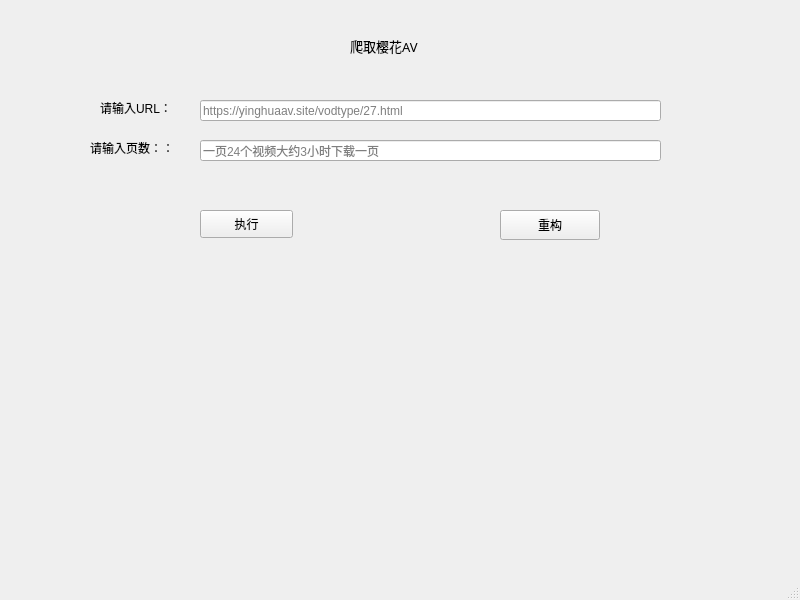
<?xml version="1.0" encoding="UTF-8"?>
<ui version="4.0">
 <class>MainWindow</class>
 <widget class="QMainWindow" name="MainWindow">
  <property name="geometry">
   <rect>
    <x>0</x>
    <y>0</y>
    <width>800</width>
    <height>600</height>
   </rect>
  </property>
  <property name="windowTitle">
   <string>MainWindow</string>
  </property>
  <widget class="QWidget" name="centralwidget">
   <widget class="QLabel" name="label">
    <property name="geometry">
     <rect>
      <x>350</x>
      <y>30</y>
      <width>111</width>
      <height>31</height>
     </rect>
    </property>
    <property name="font">
     <font>
      <family>黑体</family>
      <pointsize>10</pointsize>
     </font>
    </property>
    <property name="text">
     <string>爬取樱花AV</string>
    </property>
   </widget>
   <widget class="QLabel" name="label_2">
    <property name="geometry">
     <rect>
      <x>100</x>
      <y>100</y>
      <width>91</width>
      <height>16</height>
     </rect>
    </property>
    <property name="text">
     <string>请输入URL：</string>
    </property>
   </widget>
   <widget class="QLineEdit" name="lineEdit">
    <property name="geometry">
     <rect>
      <x>200</x>
      <y>100</y>
      <width>461</width>
      <height>21</height>
     </rect>
    </property>
    <property name="placeholderText">
     <string>https://yinghuaav.site/vodtype/27.html</string>
    </property>
   </widget>
   <widget class="QPushButton" name="pushButton">
    <property name="geometry">
     <rect>
      <x>200</x>
      <y>210</y>
      <width>93</width>
      <height>28</height>
     </rect>
    </property>
    <property name="text">
     <string>执行</string>
    </property>
   </widget>
   <widget class="QPushButton" name="pushButton_2">
    <property name="geometry">
     <rect>
      <x>500</x>
      <y>210</y>
      <width>100</width>
      <height>30</height>
     </rect>
    </property>
    <property name="text">
     <string>重构</string>
    </property>
   </widget>
   <widget class="QLabel" name="label_3">
    <property name="geometry">
     <rect>
      <x>90</x>
      <y>140</y>
      <width>101</width>
      <height>16</height>
     </rect>
    </property>
    <property name="text">
     <string>请输入页数：：</string>
    </property>
   </widget>
   <widget class="QLineEdit" name="lineEdit_2">
    <property name="geometry">
     <rect>
      <x>200</x>
      <y>140</y>
      <width>461</width>
      <height>21</height>
     </rect>
    </property>
    <property name="placeholderText">
     <string>一页24个视频大约3小时下载一页</string>
    </property>
   </widget>
  </widget>
  <widget class="QMenuBar" name="menubar">
   <property name="geometry">
    <rect>
     <x>0</x>
     <y>0</y>
     <width>800</width>
     <height>26</height>
    </rect>
   </property>
  </widget>
  <widget class="QStatusBar" name="statusbar"/>
 </widget>
 <resources/>
 <connections>
  <connection>
   <sender>pushButton_2</sender>
   <signal>clicked()</signal>
   <receiver>lineEdit</receiver>
   <slot>clear()</slot>
   <hints>
    <hint type="sourcelabel">
     <x>551</x>
     <y>265</y>
    </hint>
    <hint type="destinationlabel">
     <x>577</x>
     <y>141</y>
    </hint>
   </hints>
  </connection>
  <connection>
   <sender>pushButton</sender>
   <signal>clicked()</signal>
   <receiver>MainWindow</receiver>
   <slot>slot1()</slot>
   <hints>
    <hint type="sourcelabel">
     <x>255</x>
     <y>263</y>
    </hint>
    <hint type="destinationlabel">
     <x>247</x>
     <y>270</y>
    </hint>
   </hints>
  </connection>
  <connection>
   <sender>pushButton_2</sender>
   <signal>clicked()</signal>
   <receiver>lineEdit_2</receiver>
   <slot>clear()</slot>
   <hints>
    <hint type="sourcelabel">
     <x>549</x>
     <y>250</y>
    </hint>
    <hint type="destinationlabel">
     <x>430</x>
     <y>176</y>
    </hint>
   </hints>
  </connection>
 </connections>
 <slots>
  <slot>slot1()</slot>
 </slots>
</ui>
